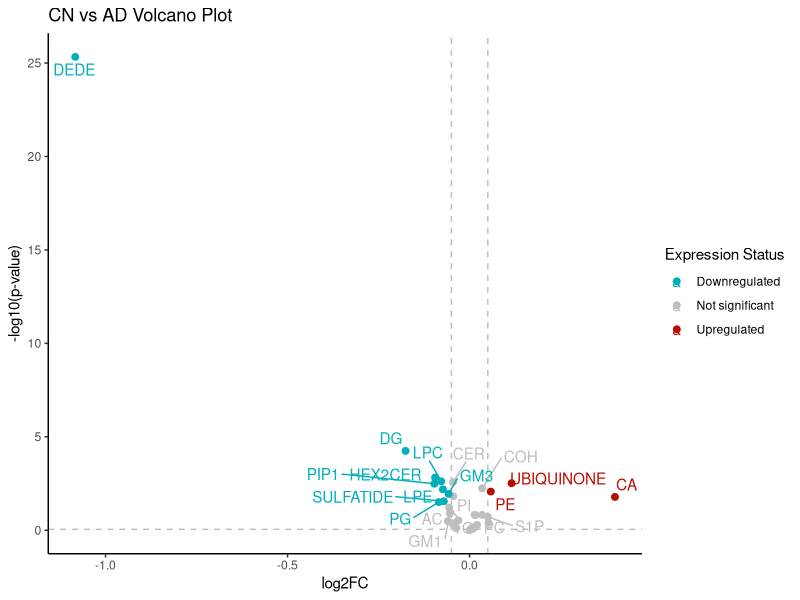

R code for this plot:
library(tidyverse)
library(RColorBrewer)
library(ggrepel)

df_mci_ad_LS <- read.csv("Statistics/test/mci_ad_LS.csv")
df_cn_mci_LS <- read.csv("Statistics/test/cn_mci_LS.csv")
df_cn_ad_LS <- read.csv("Statistics/test/cn_ad_LS.csv")
df_mci_ad_LC <- read.csv("Statistics/test/mci_ad_LC.csv")
df_cn_mci_LC <- read.csv("Statistics/test/cn_mci_LC.csv")
df_cn_ad_LC <- read.csv("Statistics/test/cn_ad_LC.csv")


####### MCI vs AD for Lipid Species ################
df_mci_ad_LS$diffexpressed <- 'NO'
df_mci_ad_LS$diffexpressed[df_mci_ad_LS$log2FC > 0.05 & df_mci_ad_LS$p_value < 0.05] <- 'UP'
df_mci_ad_LS$diffexpressed[df_mci_ad_LS$log2FC < -0.05 & df_mci_ad_LS$p_value < 0.05] <- 'DOWN'

top20degs <- head(df_mci_ad_LS[order(df_mci_ad_LS$p_value), 'Feature'], 20)
df_mci_ad_LS$delabel <- ifelse(df_mci_ad_LS$Feature %in% top20degs, df_mci_ad_LS$Feature, NA)

p1 <- ggplot(data = df_mci_ad_LS, aes(x = log2FC, y = -log10(p_value), col = diffexpressed, label = delabel)) + 
    geom_vline(xintercept = c(-0.05, 0.05), col = 'gray', linetype = 'dashed') +
    geom_hline(yintercept = (0.05), col = 'gray', linetype = 'dashed') +
    geom_point(size = 2) +
    theme_classic() +
    scale_color_manual(
        values = c("#00AFBB", "grey", "#bb0c00"),
        labels = c("Downregulated", "Not significant", "Upregulated")) +
    labs(x = "log2FC",
         y = "-log10(p-value)",
         color = "Expression Status") +
    ggtitle('MCI vs AD Volcano Plot') +
    geom_text_repel(max.overlaps = Inf)

####### CN vs MCI for Lipid Species ################
df_cn_mci_LS$diffexpressed <- 'NO'
df_cn_mci_LS$diffexpressed[df_cn_mci_LS$log2FC > 0.05 & df_cn_mci_LS$p_value < 0.05] <- 'UP'
df_cn_mci_LS$diffexpressed[df_cn_mci_LS$log2FC < -0.05 & df_cn_mci_LS$p_value < 0.05] <- 'DOWN'

top20degs <- head(df_cn_mci_LS[order(df_cn_mci_LS$p_value), 'Feature'], 20)
df_cn_mci_LS$delabel <- ifelse(df_cn_mci_LS$Feature %in% top20degs, df_cn_mci_LS$Feature, NA)

p2 <- ggplot(data = df_cn_mci_LS, aes(x = log2FC, y = -log10(p_value), col = diffexpressed, label = delabel)) + 
    geom_vline(xintercept = c(-0.05, 0.05), col = 'gray', linetype = 'dashed') +
    geom_hline(yintercept = (0.05), col = 'gray', linetype = 'dashed') +
    geom_point(size = 2) +
    theme_classic() +
    scale_color_manual(
        values = c("#00AFBB", "grey", "#bb0c00"),
        labels = c("Downregulated", "Not significant", "Upregulated")) +
    labs(x = "log2FC",
         y = "-log10(p-value)",
         color = "Expression Status") +
    ggtitle('CN vs MCI Volcano Plot') +
    geom_text_repel(max.overlaps = Inf)

####### CN vs AD for Lipid Species ################

df_cn_ad_LS$diffexpressed <- 'NO'
df_cn_ad_LS$diffexpressed[df_cn_ad_LS$log2FC > 0.05 & df_cn_ad_LS$p_value < 0.05] <- 'UP'
df_cn_ad_LS$diffexpressed[df_cn_ad_LS$log2FC < -0.05 & df_cn_ad_LS$p_value < 0.05] <- 'DOWN'

top20degs <- head(df_cn_ad_LS[order(df_cn_ad_LS$p_value), 'Feature'], 20)
df_cn_ad_LS$delabel <- ifelse(df_cn_ad_LS$Feature %in% top20degs, df_cn_ad_LS$Feature, NA)

p3 <- ggplot(data = df_cn_ad_LS, aes(x = log2FC, y = -log10(p_value), col = diffexpressed, label = delabel)) + 
    geom_vline(xintercept = c(-0.05, 0.05), col = 'gray', linetype = 'dashed') +
    geom_hline(yintercept = (0.05), col = 'gray', linetype = 'dashed') +
    geom_point(size = 2) +
    theme_classic() +
    scale_color_manual(
        values = c("#00AFBB", "grey", "#bb0c00"),
        labels = c("Downregulated", "Not significant", "Upregulated")) +
    labs(x = "log2FC",
         y = "-log10(p-value)",
         color = "Expression Status") +
    ggtitle('CN vs AD Volcano Plot') +
    geom_text_repel(max.overlaps = Inf)


####### MCI vs AD for Lipid Classes ################
df_mci_ad_LC$diffexpressed <- 'NO'
df_mci_ad_LC$diffexpressed[df_mci_ad_LC$log2FC > 0.05 & df_mci_ad_LC$p_value < 0.05] <- 'UP'
df_mci_ad_LC$diffexpressed[df_mci_ad_LC$log2FC < -0.05 & df_mci_ad_LC$p_value < 0.05] <- 'DOWN'

top20degs <- head(df_mci_ad_LC[order(df_mci_ad_LC$p_value), 'Feature'], 20)
df_mci_ad_LC$delabel <- ifelse(df_mci_ad_LC$Feature %in% top20degs, df_mci_ad_LC$Feature, NA)

p4 <- ggplot(data = df_mci_ad_LC, aes(x = log2FC, y = -log10(p_value), col = diffexpressed, label = delabel)) + 
    geom_vline(xintercept = c(-0.05, 0.05), col = 'gray', linetype = 'dashed') +
    geom_hline(yintercept = (0.05), col = 'gray', linetype = 'dashed') +
    geom_point(size = 2) +
    theme_classic() +
    scale_color_manual(
        values = c("#00AFBB", "grey", "#bb0c00"),
        labels = c("Downregulated", "Not significant", "Upregulated")) +
    labs(x = "log2FC",
         y = "-log10(p-value)",
         color = "Expression Status") +
    ggtitle('MCI vs AD Volcano Plot') +
    geom_text_repel(max.overlaps = Inf)

####### CN vs MCI for Lipid Classes ################
df_cn_mci_LC$diffexpressed <- 'NO'
df_cn_mci_LC$diffexpressed[df_cn_mci_LC$log2FC > 0.05 & df_cn_mci_LC$p_value < 0.05] <- 'UP'
df_cn_mci_LC$diffexpressed[df_cn_mci_LC$log2FC < -0.05 & df_cn_mci_LC$p_value < 0.05] <- 'DOWN'

top20degs <- head(df_cn_mci_LC[order(df_cn_mci_LC$p_value), 'Feature'], 20)
df_cn_mci_LC$delabel <- ifelse(df_cn_mci_LC$Feature %in% top20degs, df_cn_mci_LC$Feature, NA)

p5 <- ggplot(data = df_cn_mci_LC, aes(x = log2FC, y = -log10(p_value), col = diffexpressed, label = delabel)) + 
    geom_vline(xintercept = c(-0.05, 0.05), col = 'gray', linetype = 'dashed') +
    geom_hline(yintercept = (0.05), col = 'gray', linetype = 'dashed') +
    geom_point(size = 2) +
    theme_classic() +
    scale_color_manual(
        values = c("#00AFBB", "grey", "#bb0c00"),
        labels = c("Downregulated", "Not significant", "Upregulated")) +
    labs(x = "log2FC",
         y = "-log10(p-value)",
         color = "Expression Status") +
    ggtitle('CN vs MCI Volcano Plot') +
    geom_text_repel(max.overlaps = Inf)

####### CN vs AD for Lipid Classes ################
df_cn_ad_LC$diffexpressed <- 'NO'
df_cn_ad_LC$diffexpressed[df_cn_ad_LC$log2FC > 0.05 & df_cn_ad_LC$p_value < 0.05] <- 'UP'
df_cn_ad_LC$diffexpressed[df_cn_ad_LC$log2FC < -0.05 & df_cn_ad_LC$p_value < 0.05] <- 'DOWN'

top20degs <- head(df_cn_ad_LC[order(df_cn_ad_LC$p_value), 'Feature'], 20)
df_cn_ad_LC$delabel <- ifelse(df_cn_ad_LC$Feature %in% top20degs, df_cn_ad_LC$Feature, NA)

p6 <- ggplot(data = df_cn_ad_LC, aes(x = log2FC, y = -log10(p_value), col = diffexpressed, label = delabel)) + 
    geom_vline(xintercept = c(-0.05, 0.05), col = 'gray', linetype = 'dashed') +
    geom_hline(yintercept = (0.05), col = 'gray', linetype = 'dashed') +
    geom_point(size = 2) +
    theme_classic() +
    scale_color_manual(
        values = c("#00AFBB", "grey", "#bb0c00"),
        labels = c("Downregulated", "Not significant", "Upregulated")) +
    labs(x = "log2FC",
         y = "-log10(p-value)",
         color = "Expression Status") +
    ggtitle('CN vs AD Volcano Plot') +
    geom_text_repel(max.overlaps = Inf)

#############################
ggsave("Pics/VolcanoPlot_LC_CNvsAD.pdf", plot = p6, width = 10, height = 15, limitsize = FALSE)
# print(p6)

